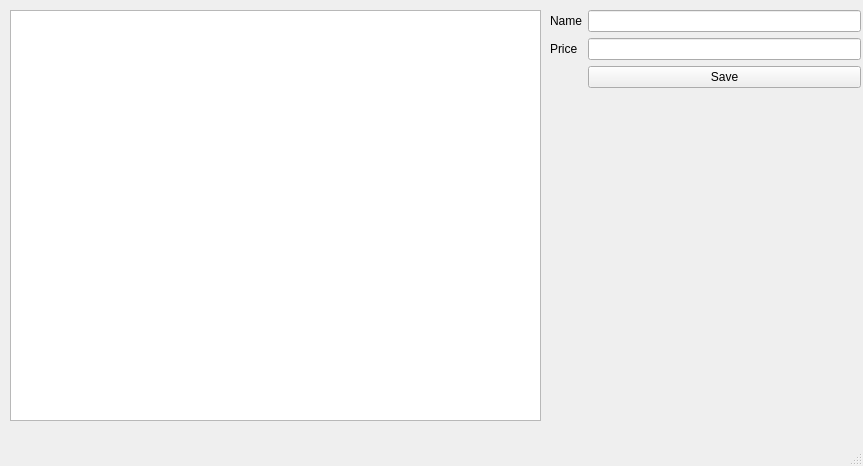
<?xml version="1.0" encoding="UTF-8"?>
<ui version="4.0">
 <class>MainWindow</class>
 <widget class="QMainWindow" name="MainWindow">
  <property name="geometry">
   <rect>
    <x>0</x>
    <y>0</y>
    <width>863</width>
    <height>466</height>
   </rect>
  </property>
  <property name="windowTitle">
   <string>MainWindow</string>
  </property>
  <widget class="QWidget" name="centralwidget">
   <widget class="QTableWidget" name="tableProducts">
    <property name="geometry">
     <rect>
      <x>10</x>
      <y>10</y>
      <width>531</width>
      <height>411</height>
     </rect>
    </property>
   </widget>
   <widget class="QWidget" name="formLayoutWidget">
    <property name="geometry">
     <rect>
      <x>550</x>
      <y>10</y>
      <width>311</width>
      <height>111</height>
     </rect>
    </property>
    <layout class="QFormLayout" name="formLayout">
     <item row="1" column="0">
      <widget class="QLabel" name="label">
       <property name="text">
        <string>Name</string>
       </property>
      </widget>
     </item>
     <item row="1" column="1">
      <widget class="QLineEdit" name="txtName"/>
     </item>
     <item row="2" column="0">
      <widget class="QLabel" name="label_2">
       <property name="text">
        <string>Price</string>
       </property>
      </widget>
     </item>
     <item row="2" column="1">
      <widget class="QLineEdit" name="txtPrice"/>
     </item>
     <item row="3" column="1">
      <widget class="QPushButton" name="btnSave">
       <property name="text">
        <string>Save</string>
       </property>
      </widget>
     </item>
    </layout>
   </widget>
  </widget>
  <widget class="QMenuBar" name="menubar">
   <property name="geometry">
    <rect>
     <x>0</x>
     <y>0</y>
     <width>863</width>
     <height>26</height>
    </rect>
   </property>
  </widget>
  <widget class="QStatusBar" name="statusbar"/>
 </widget>
 <resources/>
 <connections/>
</ui>
